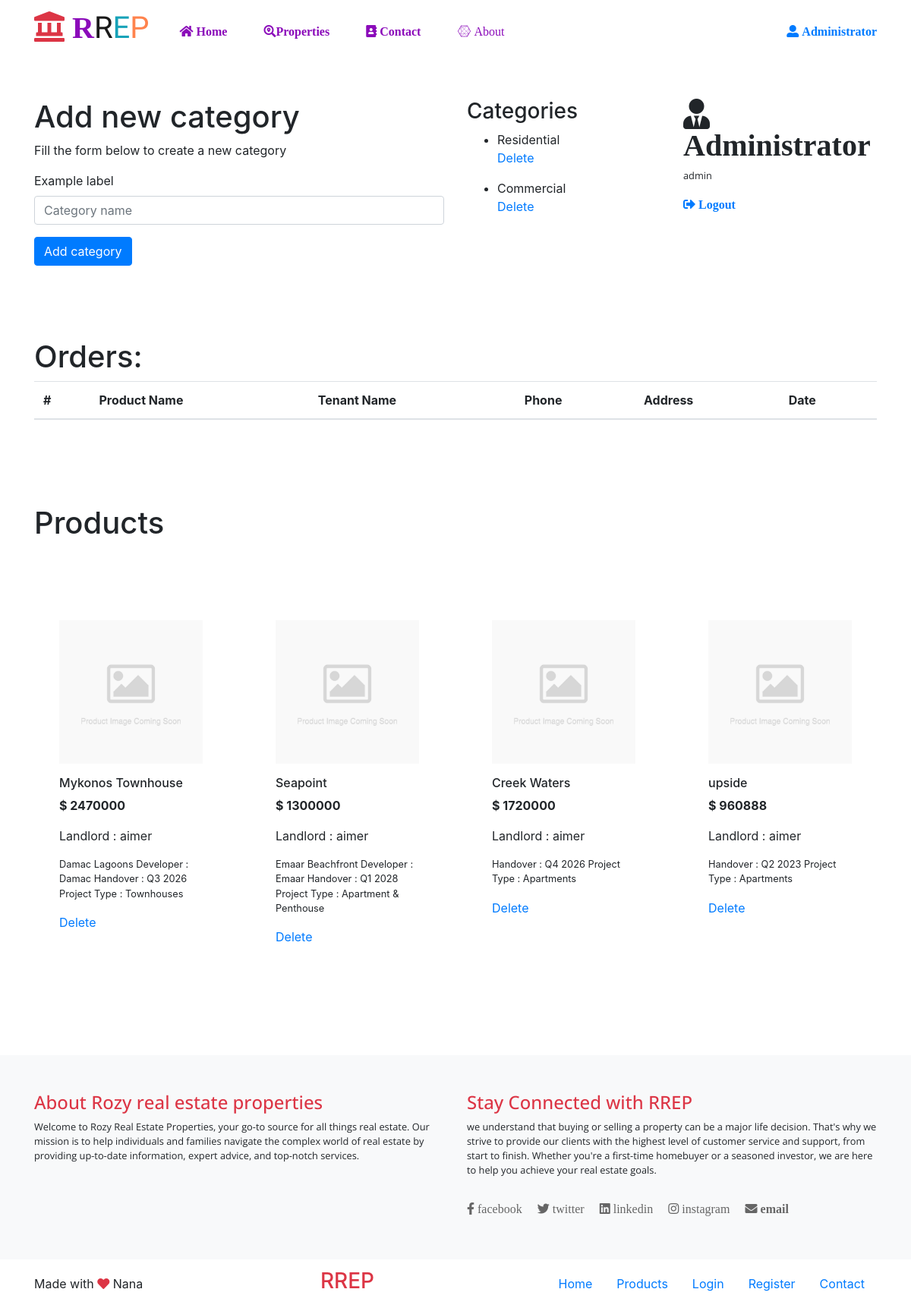
The app's page /dashboard (signed in) with its own data.
### adapters/orm.py (models this page shows, shortened)
class Users(Base, UserMixin):
    __tablename__ = 'Users'
    ID = Column(Integer, primary_key=True, autoincrement=True, nullable=False)
    FullName = Column(String(30), nullable=False)
    PhoneNumber = Column(String(15), nullable=False, unique=True)
    UserType = Column(String(10), nullable=False,)
    EmailAddress = Column(String(40), nullable=False, unique=True)
    Password = Column(String(255), nullable=False)
    CreatedDate = Column(DateTime, default=datetime.datetime.utcnow)

class Category(Base):
    __tablename__ = 'categories'
    ID = Column(Integer, primary_key=True, autoincrement=True, nullable=False)
    Name = Column(String(100), nullable=False, unique=True)

class Product(Base):
    __tablename__ = 'products'
    ID = Column(Integer, primary_key=True, autoincrement=True, nullable=False)
    ProductName = Column(String(100), nullable=False, unique=True)
    ProductDescription = Column(String(300), nullable=False)
    Price = Column(Integer, nullable=False)
    Category = Column(String(20), nullable=False)
    Landlord = Column(Integer, ForeignKey(Users.ID))
    Users = relationship(Users)
    Date = Column(DateTime, default=datetime.datetime.utcnow)

### app.py (the view)
@app.route('/dashboard')
@login_required
def dashboard():
    email_subscribe_form = EmailSubscribeForm()
    if current_user.UserType == 'tenant':
        return render_template('tenant_dashboard.html')
    elif current_user.UserType == 'landlord':
        products = session.query(Product).filter_by(Landlord=current_user.ID).all()
        return render_template('landlord_dashboard.html', products=products)
    elif current_user.UserType == 'admin':
        category_form = CategoryForm()
        categories = session.query(Category).all()
        reserves = session.query(Reserve).all()
        products = session.query(Product).all()
        all_products = []
        for product in products:
            single_product = {}
            print(product.Landlord)
            landlord = session.query(Users).filter_by(ID=product.Landlord).first()
            landlord_name = landlord.FullName
            print(landlord.FullName)
            single_product = {'landlord' : landlord_name,'product_id' : product.ID,'product_name' : product.ProductName, 'product_description': product.ProductDescription, 'product_price' : product.Price }
            print(single_product)
            all_products.append(single_product)
        return render_template('admin_dashboard.html',category_form=category_form,categories=categories, all_products=all_products)
    else:
        flash('Access Denied')
        return url_for('home')

### forms.py
class EmailSubscribeForm(FlaskForm):
    EmailAddress = EmailField("",validators=[InputRequired(), Email()], render_kw={"placeholder": "Email Address"})
    Submit = SubmitField("Subscribe")

class CategoryForm(FlaskForm):
    Name = StringField("", validators=[InputRequired(), Length(min=2, max=20)], render_kw={"placeholder": "Category name"})
    Submit = SubmitField("Add category")

### app.py (called while the page is built)
@login_manager.user_loader
def load_user(user_id):
    user = session.query(Users).filter_by(ID = int(user_id)).first()
    return user

### config.py (called while the page is built)
def remove_session(response_or_exc):
    session.remove()
    return response_or_exc

### templates/admin_dashboard.html (shortened to what this page needs)
{% extends 'layout.html' %}
{% block content %}
<section class="py-5">
    <div class="container">
        <div class="row">
            <div class="col-6">
                <h1>Add new category</h1>
                <p>Fill the form below to create a new category</p>
                <form method="POST" action="{{ url_for('add_category')}}">
                    <div class="form-group">
                        <label for="formGroupExampleInput">Example label</label>
                        {{ category_form.Name(class='form-control') }}
                    </div>
                    {{ category_form.Submit(class='btn btn-primary') }}
                </form>
        </div>
            <div class="col-3">
                <h3>Categories</h3>
                {% for category in categories %}
                    <ul>
                        <li>
                            {{ category.Name }}
                            <p><a href="{{ url_for('delete_category',category_id=category.ID) }}">Delete</a> </p>
                        </li>
                    </ul>
                {% endfor %}
            </div>
            <div class="col-3 open_sans">
                <h1><i class="fas fa-user-tie"> {{ current_user.FullName }}</i></h1>
                <p class="small">{{ current_user.UserType }}</p>
                <a class="" href="{{ url_for('logout') }}"><i class="fas fa-sign-out-alt"> Logout</i></a>
            </div>
            </div>
    </div>
</section>
<section class="py-5">
    <div class="container">
        <h1>Orders:</h1>
        <div class="row">
            <div class="col-12">
                <table class="table table-striped">
                  <thead>
                    <tr>
                      <th scope="col">#</th>
                      <th scope="col">Product Name</th>
                      <th scope="col">Tenant Name</th>
                      <th scope="col">Phone</th>
                      <th scope="col">Address</th>
                      <th scope="col">Date</th>
                    </tr>
                  </thead>
                </table>
            </div>
        </div>
    </div>
</section>
<section class="py-5">
    <div class="container">
        <h1>Products</h1>
        <div class="row py-5">
                {% for product in all_products %}
            <div class="col-3 p-5">
                <img class="img-fluid" src="{{ url_for('static', filename='images/product-placeholder.jpg') }}">
                <h6 class="mt-3">{{ product['product_name'] }}</h6>
                <p><b>$ {{ product['product_price'] }}</b></p>
                <p>Landlord : {{ product['landlord'] }}</p>
                <p class="small">{{ product['product_description'] }}</p>
                <a href="{{url_for('delete_product', product_id=product['product_id'])}}">Delete</a>
            </div>
            {% endfor %}
        </div>
    </div>
</section>
{% endblock %}

### templates/navbar.html (shortened to what this page needs)
<section class="">
    <nav class="navbar navbar-expand-lg navbar-light">
      <div class="container">
        <a class="navbar-brand" href="{{url_for('home')}}">
          <h1 class="logo"><i class="fas fa-landmark text-danger">  <span style="color:#8B0BBA;">R</span></i>R<span class="text-info">E<span style="color:#FF834D;">P</span></span></h1>
        </a>
        <div class="collapse navbar-collapse " id="navbarText">
          <ul class="navbar-nav mr-auto">
            <li class="nav-item active">
              <a class="nav-link text-success" href="{{url_for('home')}}"><i class="fas fa-home"> Home</i> <span class="sr-only">(current)</span></a>
            </li>
            <li class="nav-item active">
              <a class="nav-link text-success" href="{{url_for('events')}}"><i class="fas fa-search-location">Properties</i> <span class="sr-only">(current)</span></a>
            </li>
            <li class="nav-item active">
              <a class="nav-link text-success" href="{{url_for('contact')}}"><i class="fas fa-address-book"> Contact</i> <span class="sr-only">(current)</span></a>
            </li>
            <li class="nav-item active">
              <a class="nav-link text-success" href="{{url_for('about')}}"><i class="fab fa-connectdevelop"> About</i> <span class="sr-only">(current)</span></a>
            </li>
          </ul>
          <span class="navbar-right">
            {% if current_user.is_authenticated %}
              <a href="{{ url_for('dashboard') }}"><i class="fas fa-user-alt"> {{ current_user.FullName }}</i></a>
            {% else %}
              <a class="button_default text-primary" href="{{url_for('login')}}"><i class="fas fa-unlock-alt"> Login</i></a>
              <a class="button_default text-primary" href="{{url_for('register')}}"><i class="fas fa-user-plus"> Register</i></a>
            {% endif %}
          </span>
        </div>
      </div>
    </nav>
</section>

### static/css/style.css (style rules this page uses)
.logo { font-family: 'Saira Stencil One', cursive; }
.open_sans { font-family: 'Open Sans', sans-serif; }
.navbar-expand-lg .navbar-nav .nav-link { padding-right: 1.5rem; padding-left: 1.5rem; }
ul.navbar-nav.mr-auto a { color: #8B0BBA!important; }

### records on screen
Users: FullName "Administrator", UserType "admin"
Category: Name "Residential"
Category: Name "Commercial"
Product: product_name "Mykonos Townhouse", product_price "2470000", product_description "Damac Lagoons Developer : Damac Handover : Q3 2026 Project Type : Townhouses"
Users: landlord "aimer" "aimer" "aimer" "aimer"
Product: product_name "Seapoint", product_price "1300000", product_description "Emaar Beachfront Developer : Emaar Handover : Q1 2028 Project Type : Apartment & Penthouse"
Product: product_name "Creek Waters", product_price "1720000", product_description "Handover : Q4 2026 Project Type : Apartments"
Product: product_name "upside", product_price "960888", product_description "Handover : Q2 2023 Project Type : Apartments"
